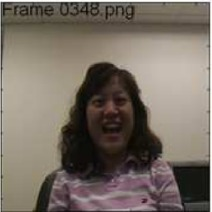
#> input picture 1.png.jpg, 212 x 212 px
$ jupyter execute MotionEstimationProject.ipynb
#> lines starting #> are read from the running program, lines starting #| are printed output that depends on the picture
[cell 1]
import numpy as np
import cv2
import random
import time
import os

#debug = True

def YCrCb2BGR(image):
    return cv2.cvtColor(image, cv2.COLOR_BGR2YCrCb)

def BGR2YCrCb(image):
    return cv2.cvtColor(image, cv2.COLOR_YCrCb2BGR)

def segmentImage(anchor, blockSize=16):
    h, w = anchor.shape
    hSegments = int(h / blockSize)
    wSegments = int(w / blockSize)
    totBlocks = int(hSegments * wSegments)
    return hSegments, wSegments

def getCenter(x, y, blockSize):
    return (int(x + blockSize/2), int(y + blockSize/2))

def getAnchorSearchArea(x, y, anchor, blockSize, searchArea):
    h, w = anchor.shape
    cx, cy = getCenter(x, y, blockSize)

    sx = max(0, cx-int(blockSize/2)-searchArea) # ne asiguram ca zone de cautare este in limite
    sy = max(0, cy-int(blockSize/2)-searchArea) # coltul stanga sus a zoneu de cautare

    #taiem cadrul de ancorare in limite pentru a produce zone de cautare a ancorei
    anchorSearch = anchor[sy:min(sy+searchArea*2+blockSize, h), sx:min(sx+searchArea*2+blockSize, w)]
    return anchorSearch

def getBlockZone(p, aSearch, tBlock, blockSize):
    px, py = p
    px, py = px-int(blockSize/2), py-int(blockSize/2)
    px, py = max(0,px), max(0,py) #
    aBlock = aSearch[py:py+blockSize, px:px+blockSize] # recuperam macroblocul din zona de cautare ancora
    try:
        assert aBlock.shape == tBlock.shape # must be same shape

    except Exception as e:
        print(e)
        print(f"ERROR - ABLOCK SHAPE: {aBlock.shape} != TBLOCK SHAPE: {tBlock.shape}")

    return aBlock

def getMAD(tBlock, aBlock):
    return np.sum(np.abs(np.subtract(tBlock, aBlock)))/(tBlock.shape[0]*tBlock.shape[1])

def getBestMatch(tBlock, aSearch, blockSize):
    step = 4
    ah, aw = aSearch.shape
    acy, acx = int(ah/2), int(aw/2)
    minMAD = float("+inf")
    minP = None

    while step >= 1:
        p1 = (acx, acy)
        p2 = (acx+step, acy)
        p3 = (acx, acy+step)
        p4 = (acx+step, acy+step)
        p5 = (acx-step, acy)
        p6 = (acx, acy-step)
        p7 = (acx-step, acy-step)
        p8 = (acx+step, acy-step)
        p9 = (acx-step, acy+step)
        pointList = [p1,p2,p3,p4,p5,p6,p7,p8,p9] #9puncte de cautare

        for p in range(len(pointList)):
            aBlock = getBlockZone(pointList[p], aSearch, tBlock, blockSize) # get anchor macroblock
            MAD = getMAD(tBlock, aBlock) # determine MAD
            if MAD < minMAD: # store point with minimum mAD
                minMAD = MAD
                minP = pointList[p]


        step = int(step/2)

    px, py = minP # centrul blocului ancora cu MAD minim
    px, py = px - int(blockSize / 2), py - int(blockSize / 2)
    px, py = max(0, px), max(0, py)
    matchBlock = aSearch[py:py + blockSize, px:px + blockSize] # returnam cel mai bun macrobloc

    return matchBlock

def blockSearchBody(anchor, target, blockSize, searchArea=7):
    h, w = anchor.shape
    hSegments, wSegments = segmentImage(anchor, blockSize)

    predicted = np.ones((h, w))*255
    bcount = 0
    for y in range(0, int(hSegments*blockSize), blockSize):
        for x in range(0, int(wSegments*blockSize), blockSize):
            bcount+=1
            targetBlock = target[y:y+blockSize, x:x+blockSize] #macroblocul curent
            anchorSearchArea = getAnchorSearchArea(x, y, anchor, blockSize, searchArea) #luam ancora zonei de cautare
            anchorBlock = getBestMatch(targetBlock, anchorSearchArea, blockSize) #obtinem cel mal bun macrobloc de ancorare
            predicted[y:y+blockSize, x:x+blockSize] = anchorBlock #adaucam blocul ancora pentru a prezice cadrul

    cv2.imwrite("OUTPUT/predictedtestFrame.png", predicted)

    assert bcount == int(hSegments*wSegments) #verificam ca toate macroblocurile sunt verificate
    return predicted

def getResidual(target, predicted):
    return np.subtract(target, predicted)

def getReconstructTarget(residual, predicted):
    return np.add(residual, predicted)

def showImages(*kwargs):
    for k in range(len(kwargs)):
        cv2.imshow(f"Image: {k}", k)
        cv2.waitKey(-1)

def getResidualMetric(residualFrame):
    return np.sum(np.abs(residualFrame))/(residualFrame.shape[0]*residualFrame.shape[1])

def preprocess(anchor, target, blockSize):

#> called with anchor = '1.png.jpg', target = '2.png.jpg', blockSize = 16
    if isinstance(anchor, str) and isinstance(target, str):
        anchorFrame = BGR2YCrCb(cv2.imread(anchor))[:, :, 0] # get luma component
#> anchorFrame: shape (212, 212); min 0, max 255, mean 113.5
        targetFrame = BGR2YCrCb(cv2.imread(target))[:, :, 0] # get luma component
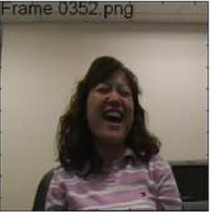
#> input picture 2.png.jpg, 212 x 212 px
#> in BGR2YCrCb (call 2), `return cv2.cvtColor(image, cv2.COLOR_YCrCb2BGR)`:
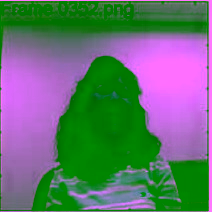
#> returned value: shape (212, 212, 3); mean B, G, R 113.4, 116, 100.2
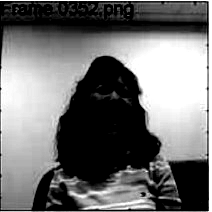
#> targetFrame: shape (212, 212); min 0, max 255, mean 113.4

    elif isinstance(anchor, np.ndarray) and isinstance(target, np.ndarray):
        anchorFrame = BGR2YCrCb(anchor)[:, :, 0]
        targetFrame = BGR2YCrCb(target)[:, :, 0]

    else:
        raise ValueError

    #Redimensionam cadrul pentru a se potrivi segmentarii
    hSegments, wSegments = segmentImage(anchorFrame, blockSize)
#> hSegments = 13; wSegments = 13
    anchorFrame = cv2.resize(anchorFrame, (int(wSegments*blockSize), int(hSegments*blockSize)))
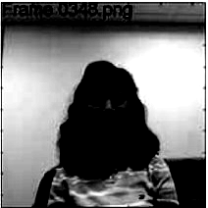
#> anchorFrame: shape (208, 208); min 0, max 255, mean 113.5
    targetFrame = cv2.resize(targetFrame, (int(wSegments*blockSize), int(hSegments*blockSize)))
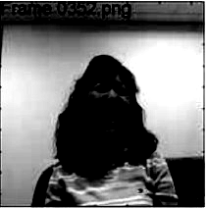
#> targetFrame: shape (208, 208); min 0, max 255, mean 113.4
    return (anchorFrame, targetFrame)

def main(anchorFrame, targetFrame, outfile="OUTPUT", saveOutput=True, blockSize = 16):

    anchorFrame, targetFrame = preprocess(anchorFrame, targetFrame, blockSize) #procese cadru

    predictedFrame = blockSearchBody(anchorFrame, targetFrame, blockSize) #cadrul prezis
#> the loop in blockSearchBody, `for y in range(0, int(hSegments*blockSize), blockSize):` made 13 passes
#> pass 1, in getAnchorSearchArea (call 4), `anchorSearch = anchor[sy:min(sy+searchArea*2+blockSize, h), sx:min(sx+..`:
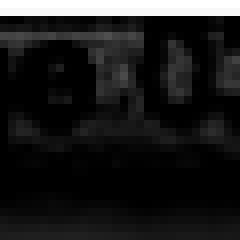
#> anchorSearch: shape (30, 30) (shown 8 times larger); min 0, max 255, mean 28.6
#> after the loop in blockSearchBody, `for y in range(0, int(hSegments*blockSize), blockSize):`:
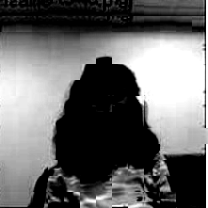
#> predicted: shape (208, 208) float64; min 0, max 255, mean 104.4
    residualFrame = getResidual(targetFrame, predictedFrame) #cadrul rezidual
#> in getResidual, `return np.subtract(target, predicted)`:
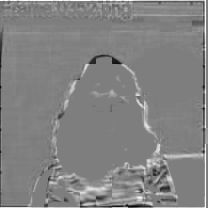
#> returned value: shape (208, 208) float64; min -249, max 254, mean 9; drawn with min black and max white
    naiveResidualFrame = getResidual(anchorFrame, targetFrame) #cadru rezidual fara block matching
#> in getResidual (call 2), `return np.subtract(target, predicted)`:
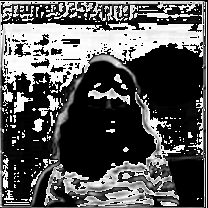
#> returned value: shape (208, 208); min 0, max 255, mean 87.6
    reconstructTargetFrame = getReconstructTarget(residualFrame, predictedFrame) #cadrul rezidual reconstruit
   # showImages(targetFrame, predictedFrame, residualFrame)

    residualMetric = getResidualMetric(residualFrame)
    naiveResidualMetric = getResidualMetric(naiveResidualFrame)

    rmText = f"Residual Metric: {residualMetric:.2f}"
    nrmText = f"Naive Residual Metric: {naiveResidualMetric:.2f}"

    isdir = os.path.isdir(outfile)
    if not isdir:
        os.mkdir(outfile)

    if saveOutput:
        cv2.imwrite(f"{outfile}/targetFrame.png", targetFrame)
        cv2.imwrite(f"{outfile}/cadruPrezis.png", predictedFrame)
        cv2.imwrite(f"{outfile}/CadruRezidual.png", residualFrame)
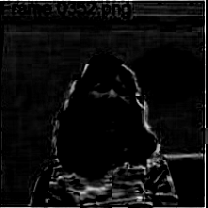
#> saved as CadruRezidual.png: shape (208, 208); min 0, max 254, mean 13.3
        cv2.imwrite(f"{outfile}/CadruTintaReconstruit.png", reconstructTargetFrame)
        cv2.imwrite(f"{outfile}/naiveResidualFrame.png", naiveResidualFrame)
        resultsFile = open(f"{outfile}/results.txt", "w"); resultsFile.write(f"{rmText}\n{nrmText}\n"); resultsFile.close()

    print(rmText)
#| Residual Metric: 17.60
    print(nrmText)
#| Naive Residual Metric: 87.55

    return residualMetric, residualFrame

if __name__ == "__main__":
    pass

    anchorPath = "1.png.jpg"
    targetPath = "2.png.jpg"
    main(anchorPath, targetPath)
